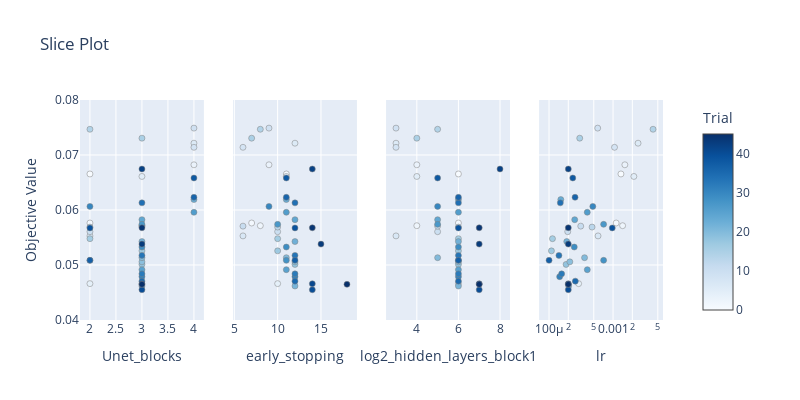

Notebook source saved alongside this figure:
### Code cell
fig = optuna.visualization.plot_slice(study)
fig.update_yaxes(range=[0.04, 0.08])
fig.update_layout(width=800, height=400)
fig
